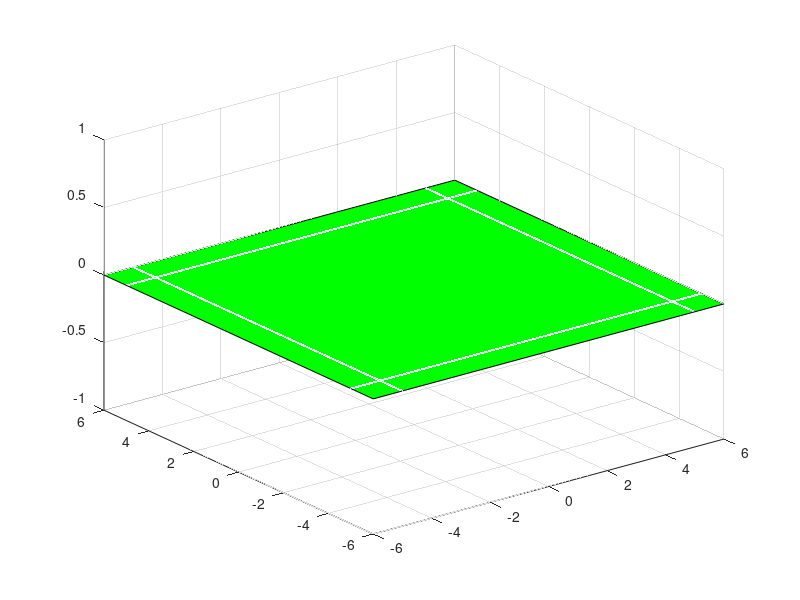

The MATLAB source for this figure: (Note: this script raises an error after producing the figure.)
clc;
clear;
close all;


t = -6:0.01:6;

figure(1);
grid on; hold on; view(3);
plot3(0.*t+5,t,0.*t,'b');
plot3(0.*t-5,t,0.*t,'b');
plot3(t,0.*t+5,0.*t,'b');
plot3(t,0.*t-5,0.*t,'b');
fill3([-6,6,6,-6],[-6,-6,6,6],[0,0,0,0],'g');
alpha(0.3);
cams = stem3(0,0,0,'--blacksquare','filled');
set(cams,'xdata',[-5,-5,5,5],'ydata',[-5,5,-5,5],'zdata',[2,2,2,2]);
zlim([0 3]); xlim([-6 6]); ylim([-6 6]);



drone_ph = [0,1,0];
trackHead = stem3(drone_ph(1),drone_ph(2),drone_ph(3),'-.or','filled');
trackTail = plot3(drone_ph(1),drone_ph(2),drone_ph(3),'r','LineWidth',2);


a = [-5,-5,2;drone_ph(end,:)];
b = [-5,5,2;drone_ph(end,:)];
c = [5,-5,2;drone_ph(end,:)];
d = [5,5,2;drone_ph(end,:)];

A = plot3(a(:,1),a(:,2),a(:,3),'b');
B = plot3(b(:,1),b(:,2),b(:,3),'b');
C = plot3(c(:,1),c(:,2),c(:,3),'b');
D = plot3(d(:,1),d(:,2),d(:,3),'b');


for k = 1:length(t)
    a = [-5,-5,2;drone_ph(end,:)];
    b = [-5,5,2;drone_ph(end,:)];
    c = [5,-5,2;drone_ph(end,:)];
    d = [5,5,2;drone_ph(end,:)];

    set(A,'xdata',a(:,1),'ydata',a(:,2),'zdata',a(:,3));
    set(B,'xdata',b(:,1),'ydata',b(:,2),'zdata',b(:,3));
    set(C,'xdata',c(:,1),'ydata',c(:,2),'zdata',c(:,3));
    set(D,'xdata',d(:,1),'ydata',d(:,2),'zdata',d(:,3));

    drone_ph = [drone_ph; [sin(t(k)) cos(t(k)) t(k)/6+1]];

    set(trackTail,'xdata',drone_ph(:,1),'ydata',drone_ph(:,2),'zdata',drone_ph(:,3));
    set(trackHead,'xdata',drone_ph(end,1),'ydata',drone_ph(end,2),'zdata',drone_ph(end,3));
    pause(1/60);

end